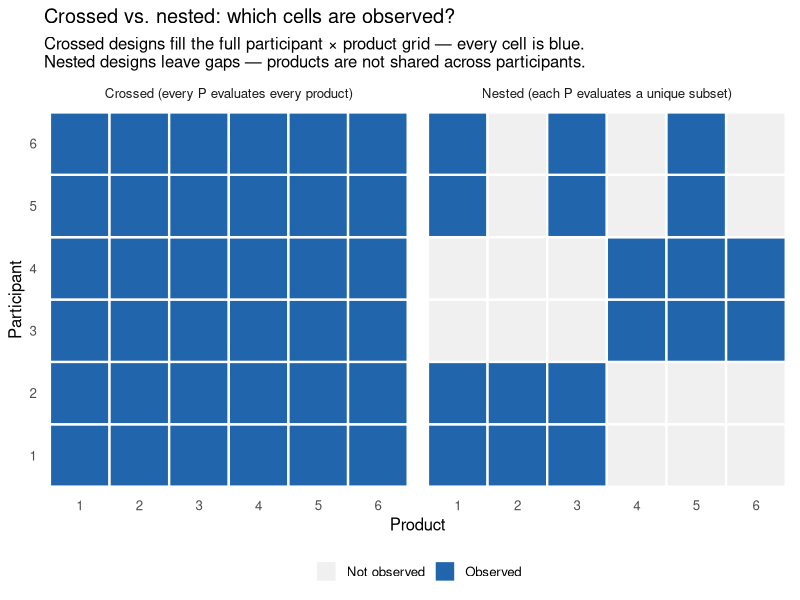
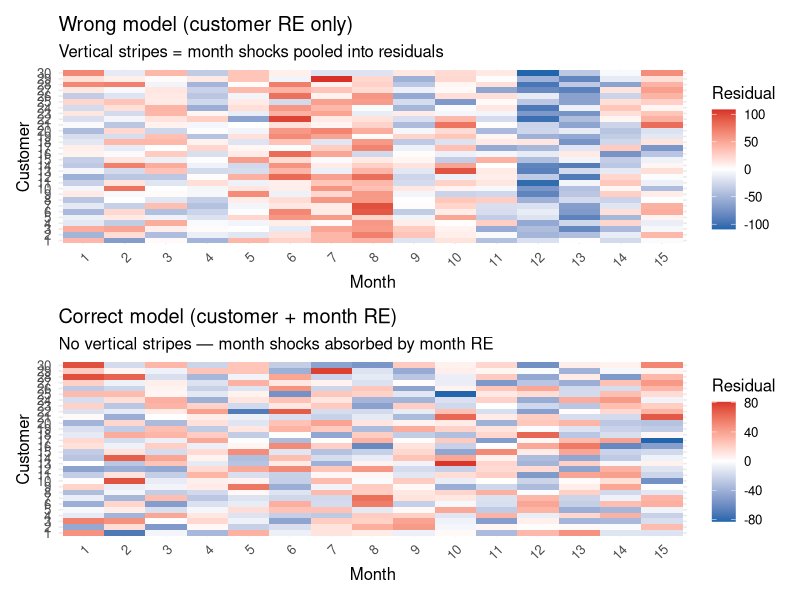

Generate these figures, in order, with R:
## ---- chunk 1
library(tidyverse)
library(lme4)
library(lmerTest)
library(broom.mixed)
library(ggplot2)
library(patchwork)
set.seed(42)
## ---- chunk 2
# 6 participants × 6 products for illustration
n_p <- 6; n_m <- 6

# Crossed: every participant evaluates every product
df_crossed <- expand_grid(participant = 1:n_p, product = 1:n_m) |>
  mutate(observed = TRUE, design = "Crossed (every P evaluates every product)")

# Nested: each participant evaluates a unique set of 3 products (no overlap)
df_nested <- bind_rows(
  expand_grid(participant = 1:2, product = 1:3),
  expand_grid(participant = 3:4, product = 4:6),
  expand_grid(participant = 5:6, product = c(1, 3, 5))
) |>
  mutate(observed = TRUE, design = "Nested (each P evaluates a unique subset)")

# Add unobserved cells to nested design for visual contrast
df_nested_full <- expand_grid(participant = 1:n_p, product = 1:n_m) |>
  left_join(df_nested |> mutate(observed = TRUE),
            by = c("participant", "product")) |>
  replace_na(list(observed = FALSE)) |>
  mutate(design = "Nested (each P evaluates a unique subset)")

bind_rows(
  df_crossed |> mutate(observed = TRUE),
  df_nested_full
) |>
  ggplot(aes(x = factor(product), y = factor(participant),
             fill = observed)) +
  geom_tile(color = "white", linewidth = 0.8) +
  scale_fill_manual(values = c("TRUE" = "#2166ac", "FALSE" = "#f0f0f0"),
                    labels = c("TRUE" = "Observed", "FALSE" = "Not observed"),
                    name   = NULL) +
  facet_wrap(~ design, ncol = 2) +
  labs(
    title    = "Crossed vs. nested: which cells are observed?",
    subtitle = "Crossed designs fill the full participant \u00d7 product grid — every cell is blue.\nNested designs leave gaps — products are not shared across participants.",
    x = "Product", y = "Participant"
  ) +
  theme_minimal(base_size = 12) +
  theme(legend.position = "bottom",
        panel.grid = element_blank())
## ---- chunk 3
# Simulate a consumer WTP study: participants × product messages
n_participants <- 40
n_messages     <- 80

participant_effects <- rnorm(n_participants, 0, 15)   # people differ in baseline WTP
message_effects     <- rnorm(n_messages, 0, 12)        # messages differ in baseline WTP
discount_depth      <- runif(n_messages, 0, 40)        # discount depth predictor (0-40%)

df_promo <- expand_grid(
  participant = 1:n_participants,
  message     = 1:n_messages
) |>
  mutate(
    participant_eff = participant_effects[participant],
    message_eff     = message_effects[message],
    discount_depth  = discount_depth[message],
    wtp             = 80 + 0.8 * discount_depth +
                      participant_eff + message_eff +
                      rnorm(n(), 0, 15),
    participant     = factor(participant),
    message         = factor(message)
  )
## ---- chunk 4
# Without message random effects (wrong)
model_no_msgs <- lmer(wtp ~ discount_depth + (1 | participant),
                      data = df_promo)

# With message random effects (correct: crossed)
model_crossed <- lmer(wtp ~ discount_depth + (1 | participant) + (1 | message),
                      data = df_promo)

summary(model_crossed)
## ---- chunk 5
broom.mixed::tidy(model_crossed, effects = "ran_pars") |>
  knitr::kable(digits = 2,
               caption = "Variance components: participants, messages, and residual")
## ---- chunk 6
wrong_se   <- broom.mixed::tidy(model_no_msgs)[2, "std.error"][[1]]
correct_se <- broom.mixed::tidy(model_crossed)[2, "std.error"][[1]]

tibble(
  Model          = c("Without message RE", "With message RE (crossed)"),
  Discount_SE    = c(wrong_se, correct_se)
) |>
  knitr::kable(digits = 3,
    caption = "SE of discount effect: ignoring vs. modeling message-level variance")
## ---- chunk 7
model_maximal <- lmer(wtp ~ discount_depth + (discount_depth | participant) + (1 | message),
                      data    = df_promo,
                      control = lmerControl(optimizer = "bobyqa"))

anova(model_crossed, model_maximal)
## ---- chunk 8
n_customers <- 30
n_months    <- 15

customer_effects <- rnorm(n_customers, 0, 80)   # between-customer spending variance
month_effects    <- rnorm(n_months, 0, 40)       # seasonal/economic month shocks

df_panel <- expand_grid(customer = 1:n_customers, month = 1:n_months) |>
  mutate(
    promo_exposure = rnorm(n(), 20, 8),
    spending       = 600 + 0.4 * promo_exposure +
                     customer_effects[customer] +
                     month_effects[month] +
                     rnorm(n(), 0, 30),
    customer       = factor(customer),
    month_fac      = factor(month)
  )

glimpse(df_panel)
## ---- chunk 9
# Model 1: Wrong — customer RE only; month variance goes into residual
m_customer_only <- lmer(spending ~ promo_exposure + (1 | customer),
                        data = df_panel)

# Model 2: Correct — crossed RE for customer and month
m_crossed       <- lmer(spending ~ promo_exposure + (1 | customer) + (1 | month_fac),
                        data = df_panel)

# Model 3: Conservative alternative — month fixed effects (month as dummy variables)
m_month_fe      <- lmer(spending ~ promo_exposure + (1 | customer) + month_fac,
                        data = df_panel)
## ---- chunk 10
vc_wrong   <- broom.mixed::tidy(m_customer_only, effects = "ran_pars")
vc_correct <- broom.mixed::tidy(m_crossed,       effects = "ran_pars")

bind_rows(
  vc_wrong   |> mutate(model = "Customer RE only (wrong)"),
  vc_correct |> mutate(model = "Crossed RE (correct)")
) |>
  select(model, group, term, estimate) |>
  knitr::kable(digits = 2,
               caption = "Variance components: customer-only vs. crossed specification")
## ---- chunk 11
se_wrong   <- broom.mixed::tidy(m_customer_only)[2, "std.error"][[1]]
se_crossed <- broom.mixed::tidy(m_crossed)[2,     "std.error"][[1]]
se_fe      <- broom.mixed::tidy(m_month_fe)[2,    "std.error"][[1]]

tibble(
  Model             = c("Customer RE only (wrong)",
                         "Customer + Month RE (correct)",
                         "Customer RE + Month FE"),
  Promo_SE          = c(se_wrong, se_crossed, se_fe),
  Anti_conservative = c("Yes — too small", "Correct", "Correct")
) |>
  knitr::kable(digits = 4,
               caption = "SE of promotional exposure coefficient: month effects ignored vs. modeled")
## ---- chunk 12
df_diag <- df_panel |>
  mutate(
    resid_wrong   = residuals(m_customer_only),
    resid_correct = residuals(m_crossed)
  )

p_wrong <- ggplot(df_diag, aes(x = month_fac, y = customer, fill = resid_wrong)) +
  geom_tile() +
  scale_fill_gradient2(low = "#2166ac", mid = "white", high = "#d73027",
                       midpoint = 0, name = "Residual") +
  labs(title = "Wrong model (customer RE only)",
       subtitle = "Vertical stripes = month shocks pooled into residuals",
       x = "Month", y = "Customer") +
  theme_minimal(base_size = 12) +
  theme(axis.text.x = element_text(angle = 45, hjust = 1))

p_correct <- ggplot(df_diag, aes(x = month_fac, y = customer, fill = resid_correct)) +
  geom_tile() +
  scale_fill_gradient2(low = "#2166ac", mid = "white", high = "#d73027",
                       midpoint = 0, name = "Residual") +
  labs(title = "Correct model (customer + month RE)",
       subtitle = "No vertical stripes — month shocks absorbed by month RE",
       x = "Month", y = "Customer") +
  theme_minimal(base_size = 12) +
  theme(axis.text.x = element_text(angle = 45, hjust = 1))

p_wrong / p_correct
